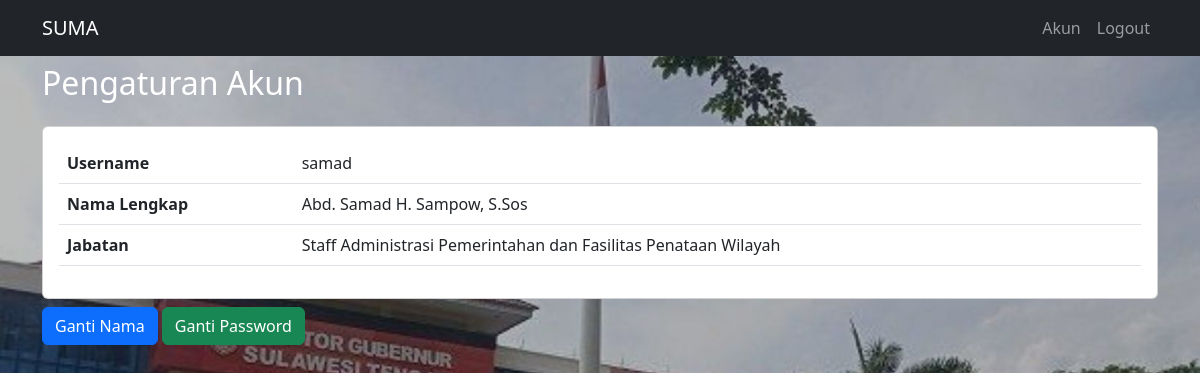
Page /pengaturanAkun.php (signed in) on the committed database.
### tables this page shows
CREATE TABLE `user` (
  `id` int(11) NOT NULL,
  `username` varchar(128) NOT NULL,
  `password` varchar(128) NOT NULL,
  `fullname` varchar(128) NOT NULL,
  `id_jabatan` int(11) NOT NULL,
  `level` enum('Admin','Kepala Utama','Kepala Bagian','Kepala Sub Bagian','Staff') NOT NULL,
  `status` enum('Active','Block') NOT NULL
);

CREATE TABLE `jabatan` (
  `id` int(11) NOT NULL,
  `jabatan` varchar(128) NOT NULL,
  `bidang` varchar(128) NOT NULL,
  `turunan` varchar(128) NOT NULL
);

### pengaturanAkun.php (the view, shortened to what this page needs)
<?php
include_once('database/db.php');
$id_session = $_SESSION['user']['id'];
$query = mysqli_query($conn, "SELECT * FROM user JOIN jabatan ON user.id_jabatan = jabatan.id WHERE user.id = '$id_session'");
$data = mysqli_fetch_array($query);
?>
<!DOCTYPE html>
<html lang="en">
<head>
    <link href="https://cdn.jsdelivr.net/npm/bootstrap@5.3.0/dist/css/bootstrap.min.css" rel="stylesheet">
    <link rel="stylesheet" href="bg/bg.css">
</head>
<body>
    <?php include_once('extention/navbar.php'); ?>
    <div class="container mt-2">
        <h2 class="text-white">Pengaturan Akun</h2>
        <div class="card mt-4">
            <div class="card-body">
                <table class="table">
                    <tr>
                        <th>Username</th>
                        <td><?= $data['username'] ?></td>
                    </tr>
                    <tr>
                        <th>Nama Lengkap</th>
                        <td><?= $data['fullname'] ?></td>
                    </tr>
                    <tr>
                        <th>Jabatan</th>
                        <td><?= $data['jabatan'] ?></td>
                    </tr>
                </table>
            </div>
        </div>
        <div class="mt-2">
            <a href="#" class="btn btn-primary" data-bs-toggle="modal" data-bs-target="#gantiNama">Ganti Nama</a>
            <a href="#" class="btn btn-success" data-bs-toggle="modal" data-bs-target="#gantiPassword">Ganti Password</a>
        </div>
    </div>
</body>
</html>

### bg/bg.css (style rules this page uses)
body { background-image: url('kantor_gubernur.jpg'); background-position: center; background-repeat: no-repeat; background-size: cover; background-attachment: fixed; height: 100vh; }

### rows in the picture
user: username "samad", fullname "Abd. Samad H. Sampow, S.Sos", id_jabatan.jabatan "Staff Administrasi Pemerintahan dan Fasilitas Penataan Wilayah"
